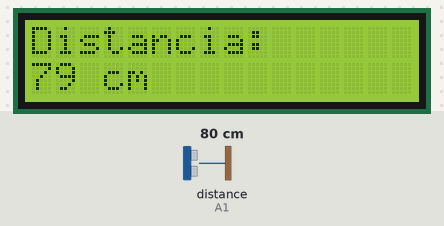
The sketch below on a simulated Arduino Uno, built with avr-gcc and run on an emulated ATmega328P. On the bench: 16×2 character LCD. Wiring (inferred from the names in the program): ultrasonic range finder: trigger A0; echo A1. The inputs (shaded band) are chosen by the test bench; at power-on: distance to the obstacle (sensor on A1) 80 cm. The echo pulse lasts 58.3 µs per cm.

Above: at 4.2 s.
4.3 s: distance to the obstacle (sensor on A1) set to 2 cm
At 5.7 s:
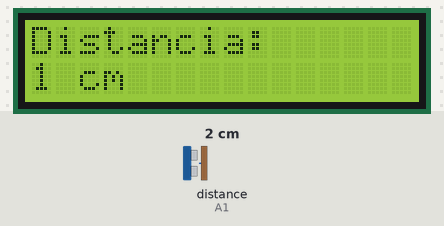
6.1 s: distance to the obstacle (sensor on A1) set to 18 cm
At 7.6 s:
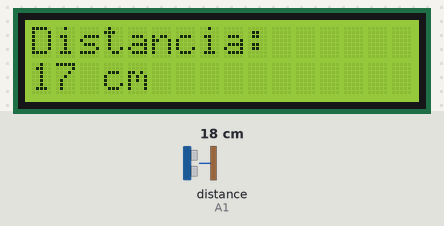
8.2 s: distance to the obstacle (sensor on A1) set to 4 cm
At 9.7 s:
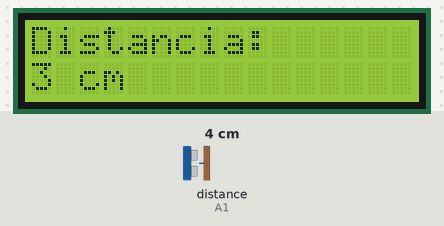
Timing chart, 0 to 11.2 s (numbered marks = the images above; inputs shaded):
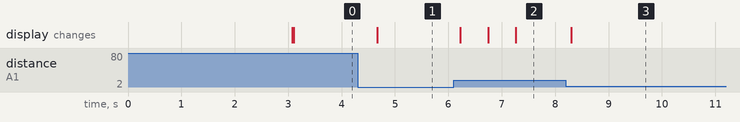

Measured:
- after the input at 4.3 s, the display: changes after 0.37 s (image 1)
- after the input at 6.1 s, the display: changes after 0.12 s (image 2)
- after the input at 8.2 s, the display: changes after 0.10 s (image 3)

The sketch:

1_sensor_distancia.ino
```cpp
#include <Wire.h>
#include <LiquidCrystal_I2C.h>

// ¡Configuramos nuestra pantalla!
LiquidCrystal_I2C lcd(0x20, 16, 2);

// Los pines del sensor (nuestros "ojos" de murciélago)
int trigPin = A0; // La boca que "grita" el sonido
int echoPin = A1; // La oreja que "escucha" el eco

void setup()
{
  pinMode(trigPin, OUTPUT);
  pinMode(echoPin, INPUT);

  lcd.init();
  lcd.backlight(); // Enciende la luz de la pantalla

  // --- ¡ZONA DE MODIFICACIÓN 1! ---
  lcd.setCursor(0, 0);
  lcd.print("Hola Clase!"); // <- ¡Cambia este mensaje por tu nombre!
  delay(3000);              // <- Cambia el 3000 (3 segundos) por otro número
  // --------------------------------

  lcd.clear(); // Limpia la pantalla
}

void loop()
{
  long duracion, distancia;

  // 1. El sensor lanza un sonido invisible (grito)
  digitalWrite(trigPin, LOW);
  delayMicroseconds(2);
  digitalWrite(trigPin, HIGH);
  delayMicroseconds(10);
  digitalWrite(trigPin, LOW);

  // 2. El sensor escucha cuánto tarda en regresar el eco
  duracion = pulseIn(echoPin, HIGH);

  // 3. Calculamos la distancia en centímetros
  distancia = (duracion / 2) / 29.1;

  // 4. Mostramos la distancia en la pantalla
  lcd.setCursor(0, 0);
  lcd.print("Distancia:");

  lcd.setCursor(0, 1);
  lcd.print(distancia);
  lcd.print(" cm   "); // Los espacios extra borran los números viejos

  // --- ¡ZONA DE MODIFICACIÓN 2! ---
  delay(500); // <- Cambia el 500 para que la pantalla se actualice más rápido o más lento
  // --------------------------------
}
```
